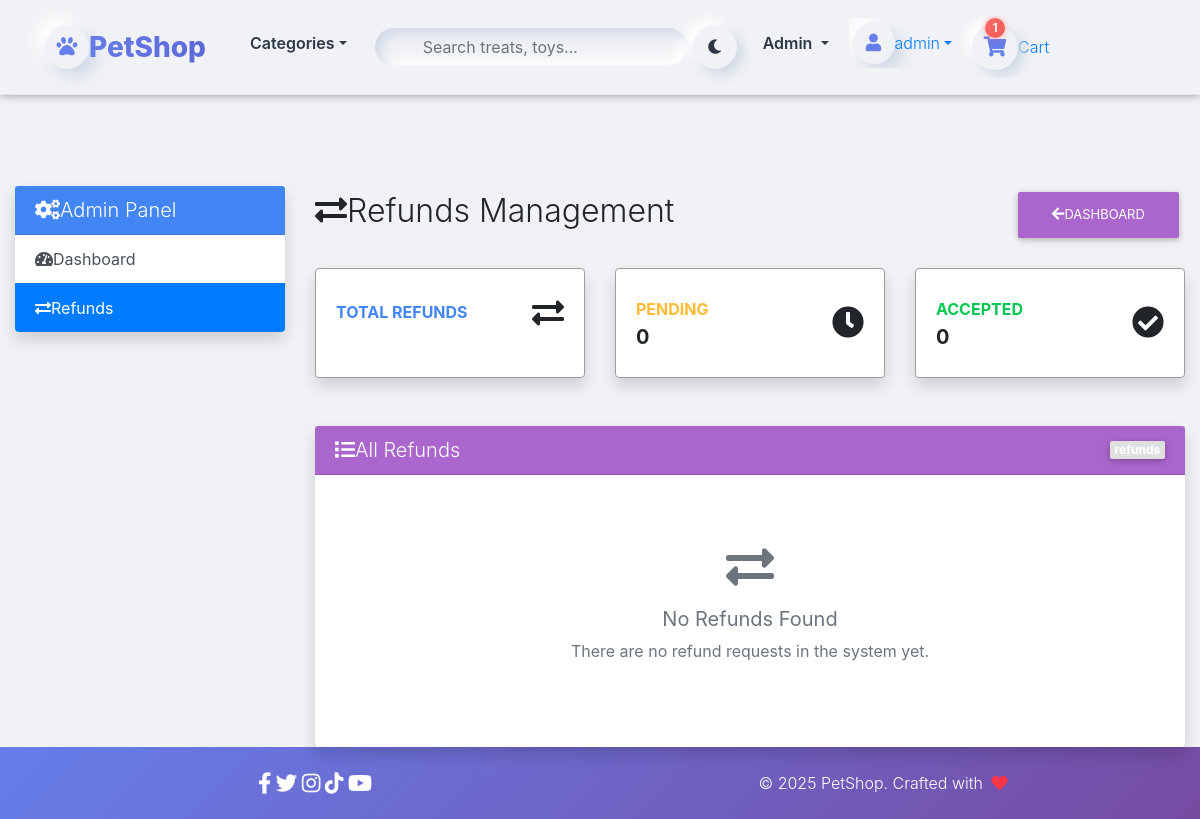
The app's page /dashboard/refunds/ (signed in), older data.
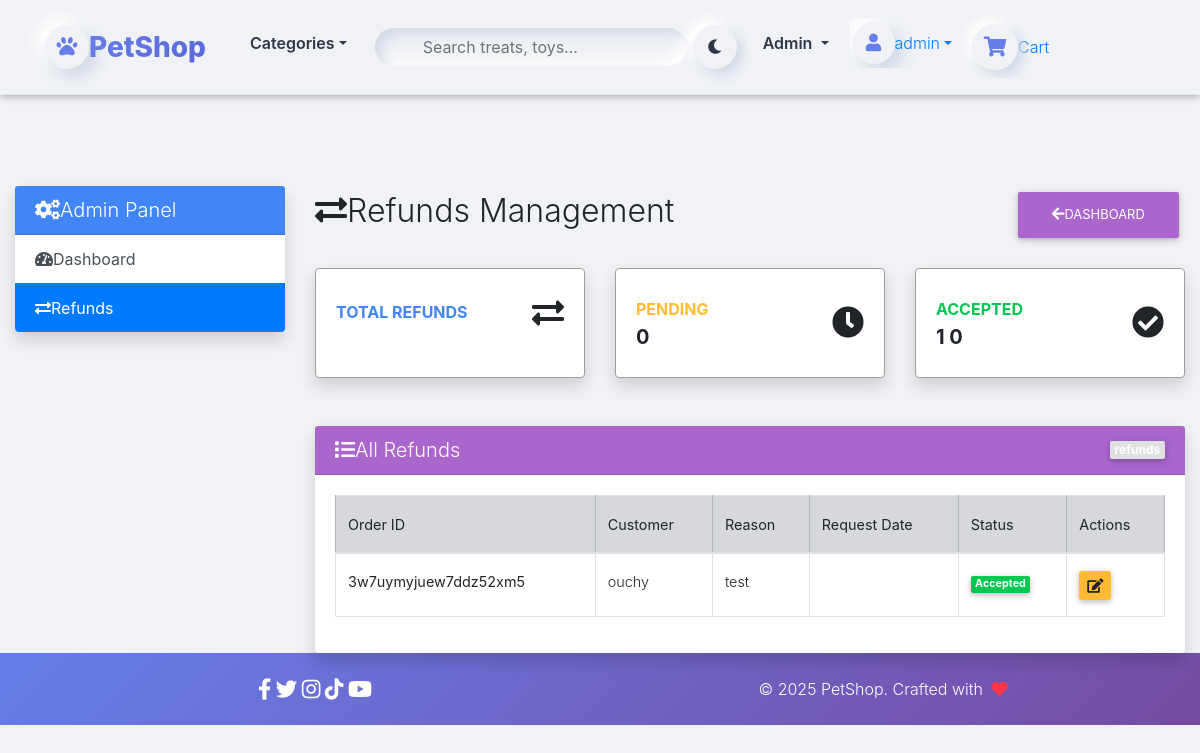
The same page, newer data.
### core/models.py (models this page shows, shortened)
class Refund(models.Model):
    order = models.ForeignKey(Order, on_delete=models.CASCADE)
    reason = models.TextField()
    accepted = models.BooleanField(default=False)

class Order(models.Model):
    user = models.ForeignKey(settings.AUTH_USER_MODEL,
                             on_delete=models.CASCADE)
    ref_code = models.CharField(max_length=20, blank=True, null=True)
    items = models.ManyToManyField(OrderItem)
    start_date = models.DateTimeField(auto_now_add=True)
    ordered_date = models.DateTimeField()
    ordered = models.BooleanField(default=False)
    shipping_address = models.ForeignKey(
        'Address', related_name='shipping_address', on_delete=models.SET_NULL, blank=True, null=True)
    billing_address = models.ForeignKey(
        'Address', related_name='billing_address', on_delete=models.SET_NULL, blank=True, null=True)
    payment = models.ForeignKey(
        'Payment', on_delete=models.SET_NULL, blank=True, null=True)
    coupon = models.ForeignKey(
        'Coupon', on_delete=models.SET_NULL, blank=True, null=True)
    being_delivered = models.BooleanField(default=False)
    received = models.BooleanField(default=False)
    refund_requested = models.BooleanField(default=False)
    refund_granted = models.BooleanField(default=False)
    '''
    1. Item added to cart
    2. Adding a billing address
    (Failed checkout)
    3. Payment
    (Preprocessing, processing, packaging etc.)
    4. Being delivered
    5. Received
    6. Refunds
    '''

### core/views.py (the view)
# urls.py: path('dashboard/refunds/', AdminRefundListView.as_view(), name='admin-refund-list'),
@method_decorator(staff_member_required, name='dispatch')
class AdminRefundListView(ListView):
    model = Refund
    template_name = 'admin_refund_list.html'
    context_object_name = 'refunds'
    paginate_by = 20
    ordering = ['-id']

### core/templatetags/cart_template_tags.py (called while the page is built)
@register.filter
def cart_item_count(user):
    if user.is_authenticated:
        qs = Order.objects.filter(user=user, ordered=False)
        if qs.exists():
            return qs[0].items.count()
    return 0

### templates/admin_refund_list.html (shortened to what the changed rows need)
{% extends "base.html" %}
{% block content %}
<div class="container-fluid mt-4">
    <div class="row">
        <div class="col-md-9">
            <div class="d-flex justify-content-between align-items-center mb-4">
                <h2><i class="fas fa-exchange-alt me-2"></i>Refunds Management</h2>
            </div>
            <div class="row mb-4">
                <div class="col-xl-4 col-md-6 mb-4">
                    <div class="card border-left-success shadow h-100 py-2">
                        <div class="card-body">
                            <div class="row no-gutters align-items-center">
                                <div class="col mr-2">
                                    <div class="text-xs font-weight-bold text-success text-uppercase mb-1">Accepted</div>
                                    <div class="h5 mb-0 font-weight-bold text-gray-800">
                                        {% with accepted_count=0 %}
                                            {% for refund in refunds %}
                                                {% if refund.accepted %}
                                                    {{ accepted_count|add:1 }}
                                                {% endif %}
                                            {% endfor %}
                                            {{ accepted_count }}
                                        {% endwith %}
                                    </div>
                                </div>
                            </div>
                        </div>
                    </div>
                </div>
            </div>
            <div class="card shadow">
                <div class="card-body">
                    {% if refunds %}
                    <div class="table-responsive">
                        <table class="table table-bordered table-hover">
                            <thead class="table-secondary">
                                <tr>
                                    <th>Order ID</th>
                                    <th>Customer</th>
                                    <th>Reason</th>
                                    <th>Request Date</th>
                                    <th>Status</th>
                                    <th>Actions</th>
                                </tr>
                            </thead>
                            <tbody>
                                {% for refund in refunds %}
                                <tr>
                                    <td>
                                        <strong>{{ refund.order.ref_code }}</strong>
                                    </td>
                                    <td>{{ refund.order.user.username }}</td>
                                    <td>{{ refund.reason }}</td>
                                    <td>{{ refund.timestamp|date:"M d, Y H:i" }}</td>
                                    <td>
                                        {% if refund.accepted %}
                                        <span class="badge bg-success">Accepted</span>
                                        {% else %}
                                        <span class="badge bg-warning">Pending</span>
                                        {% endif %}
                                    </td>
                                    <td>
                                        <div class="btn-group btn-group-sm">
                                            <a href="{% url 'core:admin-refund-update' refund.id %}" class="btn btn-warning" title="Update">
                                                <i class="fas fa-edit"></i>
                                            </a>
                                        </div>
                                    </td>
                                </tr>
                                {% endfor %}
                            </tbody>
                        </table>
                    </div>
                    {% else %}
                    <div class="text-center py-5">
                        <i class="fas fa-exchange-alt fa-3x text-muted mb-3"></i>
                        <h5 class="text-muted">No Refunds Found</h5>
                        <p class="text-muted">There are no refund requests in the system yet.</p>
                    </div>
                    {% endif %}
                </div>
            </div>
        </div>
    </div>
</div>
{% endblock %}

### templates/navbar.html (shortened to what this page needs)
{% load cart_template_tags %}
{% load static %}
<nav class="navbar navbar-expand-lg fixed-top neu-navbar" id="mainNavbar">
  <div class="container">
    <a class="navbar-brand d-flex align-items-center fw-bold text-decoration-none" href="{% url 'core:home' %}">
      <div class="logo-neu rounded-circle d-flex align-items-center justify-content-center me-3 shadow-neu">
        <i class="fas fa-paw"></i>
      </div>
      <span class="brand-text">
        <span class="text-primary">Pet</span><span class="text-dark">Shop</span>
      </span>
    </a>
    <div class="collapse navbar-collapse" id="navbarContent">
      <ul class="navbar-nav me-auto mb-2 mb-lg-0">
        <li class="nav-item dropdown dropdown-hover">
          <a class="nav-link dropdown-toggle neu-link d-flex align-items-center px-4 py-2 rounded-pill"
             href="#" role="button" data-bs-toggle="dropdown" data-bs-auto-close="outside">
            Categories
          </a>
        </li>
      </ul>
      <form class="d-flex me-3 position-relative" method="GET" action="{% url 'core:home' %}">
        <div class="search-neu-wrapper">
          <input type="text" class="form-control search-neu-input" name="q"
                 placeholder="Search treats, toys..." value="{{ request.GET.q }}">
        </div>
      </form>
      <ul class="navbar-nav align-items-center">
        <li class="nav-item me-3">
          <button id="themeToggle" class="btn shadow-neu rounded-circle p-2 d-flex align-items-center justify-content-center">
            <i class="fas fa-moon"></i>
          </button>
        </li>
        {% if request.user.is_staff %}
        <li class="nav-item dropdown dropdown-hover me-2">
          <a class="nav-link dropdown-toggle neu-link px-3 py-2 rounded-pill text-warning"
             href="#" role="button" data-bs-toggle="dropdown" data-bs-auto-close="outside">
            Admin
          </a>
        </li>
        {% endif %}
        {% if request.user.is_authenticated %}
        <li class="nav-item dropdown dropdown-hover me-3">
          <a class="nav-link dropdown-toggle d-flex align-items-center p-1" href="#" role="button" data-bs-toggle="dropdown" data-bs-auto-close="outside">
            <div class="user-avatar-neu rounded-circle shadow-neu d-flex align-items-center justify-content-center">
              <i class="fas fa-user"></i>
            </div>
            <span class="d-none d-lg-inline fw-medium ms-2">{{ user.username }}</span>
          </a>
        </li>
<li class="nav-item">
  <a href="{% url 'core:order-summary' %}"
     class="nav-link position-relative d-flex align-items-center px-3 py-2 neu-cart-link rounded-pill">
    <div class="cart-icon-neu position-relative d-flex align-items-center justify-content-center">
      <i class="fas fa-shopping-cart"></i>
      {% with cart_count=request.user|cart_item_count %}
        {% if cart_count > 0 %}
        <span class="cart-badge-neu">{{ cart_count }}</span>
        {% endif %}
      {% endwith %}
    </div>
    <span class="d-none d-lg-inline fw-semibold ms-2">Cart</span>
  </a>
</li>
        {% else %}
        <li class="nav-item me-2"><a class="nav-link neu-link px-4 py-2 rounded-pill" href="{% url 'account_login' %}">Login</a></li>
        <li class="nav-item"><a class="btn neu-btn-primary rounded-pill px-4 py-2 shadow-neu" href="{% url 'account_signup' %}">Sign Up</a></li>
        {% endif %}
      </ul>
    </div>
  </div>
</nav>
<div style="height: 90px;"></div>

Row changes from the older to the newer data that the page shows:
added Refund: accepted_count "1", order.ref_code "3w7uymyjuew7ddz52xm5", order.user.username "ouchy", reason "test", accepted "Accepted"
Text that changed along with them:
{{ cart_count }}: "1" → (not shown)
text no longer shown: "No Refunds Found There are no refund requests in the system yet."
text now shown: "Order ID Customer Reason Request Date Status Actions"
